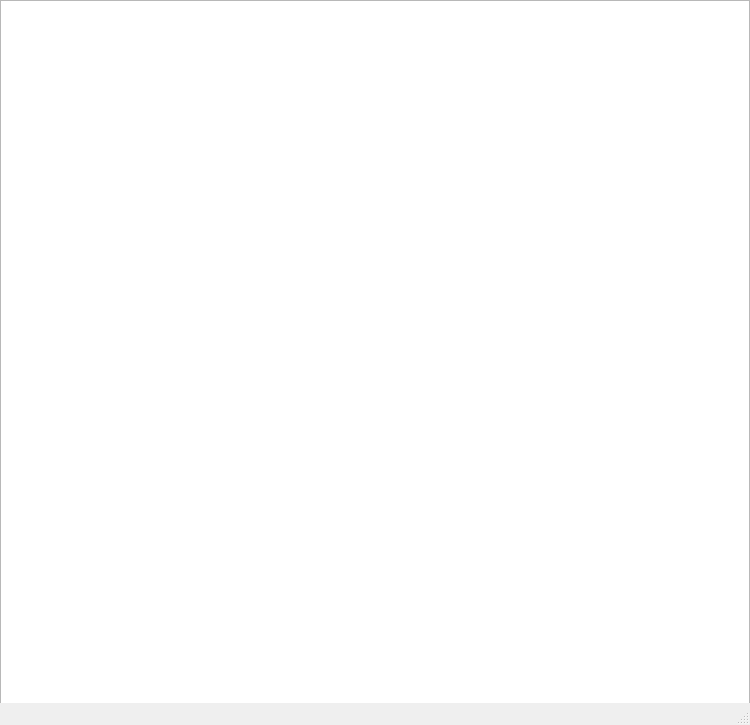
<?xml version="1.0" encoding="UTF-8"?>
<ui version="4.0">
 <class>MainWindow</class>
 <widget class="QMainWindow" name="MainWindow">
  <property name="geometry">
   <rect>
    <x>0</x>
    <y>0</y>
    <width>750</width>
    <height>725</height>
   </rect>
  </property>
  <property name="sizePolicy">
   <sizepolicy hsizetype="Preferred" vsizetype="Preferred">
    <horstretch>0</horstretch>
    <verstretch>0</verstretch>
   </sizepolicy>
  </property>
  <property name="minimumSize">
   <size>
    <width>750</width>
    <height>725</height>
   </size>
  </property>
  <property name="maximumSize">
   <size>
    <width>750</width>
    <height>725</height>
   </size>
  </property>
  <property name="windowTitle">
   <string>MainWindow</string>
  </property>
  <widget class="QWidget" name="centralwidget">
   <widget class="QGraphicsView" name="graphicsView">
    <property name="geometry">
     <rect>
      <x>0</x>
      <y>0</y>
      <width>750</width>
      <height>725</height>
     </rect>
    </property>
    <property name="minimumSize">
     <size>
      <width>750</width>
      <height>725</height>
     </size>
    </property>
    <property name="maximumSize">
     <size>
      <width>750</width>
      <height>725</height>
     </size>
    </property>
    <property name="verticalScrollBarPolicy">
     <enum>Qt::ScrollBarAlwaysOff</enum>
    </property>
    <property name="horizontalScrollBarPolicy">
     <enum>Qt::ScrollBarAlwaysOff</enum>
    </property>
   </widget>
  </widget>
  <widget class="QMenuBar" name="menubar">
   <property name="geometry">
    <rect>
     <x>0</x>
     <y>0</y>
     <width>750</width>
     <height>22</height>
    </rect>
   </property>
  </widget>
  <widget class="QStatusBar" name="statusbar"/>
 </widget>
 <resources/>
 <connections/>
</ui>
